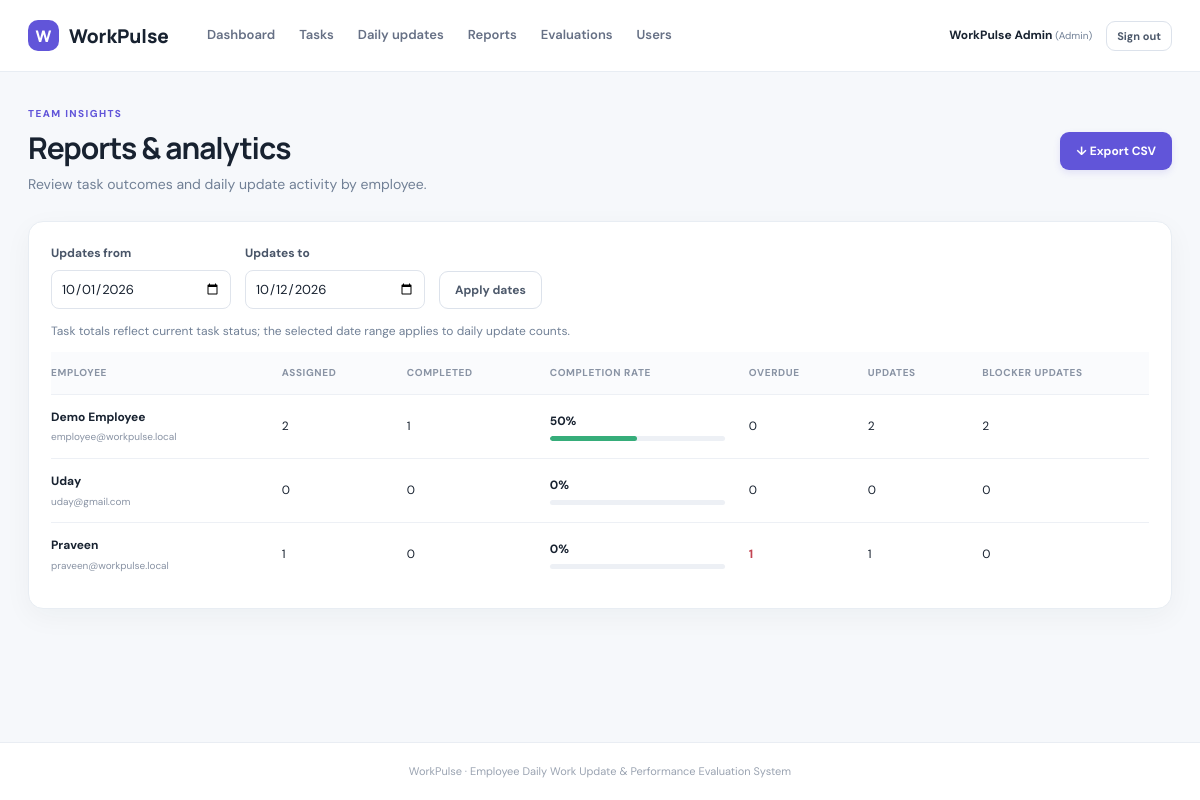
/reports.php (signed in), run on the app's committed database.
### tables this page shows
CREATE TABLE `users` (
  `id` bigint(20) UNSIGNED NOT NULL,
  `name` varchar(120) NOT NULL,
  `email` varchar(190) NOT NULL,
  `password_hash` varchar(255) NOT NULL,
  `role` enum('admin','manager','employee') NOT NULL DEFAULT 'employee',
  `is_active` tinyint(1) NOT NULL DEFAULT 1,
  `created_at` timestamp NOT NULL DEFAULT current_timestamp(),
  `updated_at` timestamp NOT NULL DEFAULT current_timestamp() ON UPDATE current_timestamp()
);

### includes/functions.php (called while the page is built, shortened)
<?php
function e(?string $value): string {
    return htmlspecialchars((string)$value, ENT_QUOTES | ENT_SUBSTITUTE, 'UTF-8');
}

### reports.php (the view, shortened to what this page needs)
<?php
require_once __DIR__ . '/config.php';
require_once __DIR__ . '/includes/functions.php';
$from = $_GET['from'] ?? date('Y-m-01');
$to = $_GET['to'] ?? date('Y-m-d');
$stmt = $pdo->prepare("SELECT u.id, u.name, u.email,
    COUNT(DISTINCT t.id) assigned_tasks,
    COUNT(DISTINCT CASE WHEN t.status='completed' THEN t.id END) completed_tasks,
    COUNT(DISTINCT CASE WHEN t.due_date < CURDATE() AND t.status <> 'completed' THEN t.id END) overdue_tasks,
    COUNT(DISTINCT d.id) update_count,
    COUNT(DISTINCT CASE WHEN d.blockers <> '' THEN d.id END) blocker_updates
    FROM users u
    LEFT JOIN tasks t ON t.assigned_to=u.id
    LEFT JOIN daily_updates d ON d.user_id=u.id AND d.work_date BETWEEN ? AND ?
    WHERE u.role='employee' AND u.is_active=1
    GROUP BY u.id, u.name, u.email ORDER BY completed_tasks DESC, overdue_tasks ASC");
$stmt->execute([$from,$to]); $rows = $stmt->fetchAll();
require __DIR__ . '/includes/header.php';
?>
<div class="page-heading"><div><span class="eyebrow">TEAM INSIGHTS</span><h1>Reports &amp; analytics</h1><p class="muted">Review task outcomes and daily update activity by employee.</p></div><a class="btn btn-primary" href="?from=<?= e($from) ?>&to=<?= e($to) ?>&export=csv">↓ Export CSV</a></div>
<section class="panel"><form method="get" class="report-filter"><label>Updates from<input type="date" name="from" value="<?= e($from) ?>" required></label><label>Updates to<input type="date" name="to" value="<?= e($to) ?>" required></label><button class="btn btn-outline" type="submit">Apply dates</button></form><p class="muted small">Task totals reflect current task status; the selected date range applies to daily update counts.</p>
<div class="table-wrap"><table><thead><tr><th>Employee</th><th>Assigned</th><th>Completed</th><th>Completion rate</th><th>Overdue</th><th>Updates</th><th>Blocker updates</th></tr></thead><tbody><?php foreach($rows as $r): $rate=(int)$r['assigned_tasks']?round(((int)$r['completed_tasks']/(int)$r['assigned_tasks'])*100):0; ?><tr><td><strong><?= e($r['name']) ?></strong><small class="table-sub"><?= e($r['email']) ?></small></td><td><?= (int)$r['assigned_tasks'] ?></td><td><?= (int)$r['completed_tasks'] ?></td><td><div class="rate-cell"><span><?= $rate ?>%</span><div class="mini-progress"><span style="width:<?= $rate ?>%"></span></div></div></td><td><span class="<?= (int)$r['overdue_tasks']?'text-danger':'' ?>"><?= (int)$r['overdue_tasks'] ?></span></td><td><?= (int)$r['update_count'] ?></td><td><?= (int)$r['blocker_updates'] ?></td></tr><?php endforeach; ?></tbody></table></div>
<?php if (!$rows): ?><div class="empty-state"><strong>No active employees found</strong></div><?php endif; ?></section>
<?php require __DIR__ . '/includes/footer.php'; ?>

### assets/style.css (style rules this page uses)
:root { --ink:#182230;--muted:#718096;--line:#e8edf3;--bg:#f6f8fb;--primary:#6155d9;--primary-dark:#4d42c5;--green:#16845b;--red:#c34452;--blue:#2767bd;--shadow:0 8px 28px rgba(25,35,55,.045) }
* { box-sizing:border-box }
body { margin:0;background:var(--bg);color:var(--ink);font:14px/1.55 'DM Sans',sans-serif }
h1,h2,h3,h4,p { margin-top:0 }
h1,h2,h3 { font-family:Manrope,'DM Sans',sans-serif;letter-spacing:-.035em }
h1 { font-size:30px;line-height:1.2;margin-bottom:8px }
p { margin-bottom:12px }
.muted { color:var(--muted) }
.small { font-size:12px }
.page-heading { display:flex;align-items:center;justify-content:space-between;gap:20px;margin-bottom:26px }
.page-heading p { margin-bottom:0 }
.eyebrow { display:block;color:var(--primary);font-size:10px;font-weight:800;letter-spacing:.14em;margin-bottom:8px }
.btn { display:inline-flex;align-items:center;justify-content:center;gap:9px;border:1px solid transparent;border-radius:9px;padding:10px 15px;text-decoration:none;font:700 12px 'DM Sans',sans-serif;cursor:pointer;transition:.15s ease;white-space:nowrap }
.btn-primary { background:var(--primary);color:#fff;box-shadow:0 3px 7px #6155d922 }
.btn-outline { background:#fff;border-color:#dce2eb;color:#4d596b }
.stat-card,.panel { background:#fff;border:1px solid var(--line);border-radius:15px;box-shadow:var(--shadow) }
.mini-progress { height:5px;background:#edf0f5;border-radius:10px;overflow:hidden;margin-top:10px }
.mini-progress span { display:block;height:100%;background:#36ad7a;border-radius:10px }
.panel { padding:22px;min-width:0 }
.table-wrap { width:100%;overflow-x:auto }
table { border-collapse:collapse;width:100%;font-size:12px;text-align:left }
th { font-size:10px;letter-spacing:.06em;text-transform:uppercase;color:#8993a4;font-weight:700;background:#fafbfd }
th,td { padding:13px 12px;border-bottom:1px solid #edf0f5;vertical-align:middle }
th:first-child,td:first-child { padding-left:0 }
th:last-child,td:last-child { padding-right:0 }
tbody tr:last-child td { border-bottom:0 }
td strong { font-weight:700 }
td small { display:block }
.table-sub { font-size:10px;color:#8993a4;margin-top:3px }
.text-danger { color:var(--red)!important;font-weight:700 }
.form-stack label,.form-grid label,.report-filter label { display:flex;flex-direction:column;gap:7px;font-size:12px;font-weight:700;color:#495568 }
input,select,textarea { width:100%;padding:11px 12px;border:1px solid #dfe4ec;border-radius:8px;background:#fff;color:var(--ink);font:13px 'DM Sans',sans-serif;outline:none;transition:border .15s }
.report-filter { display:flex;gap:14px;align-items:flex-end;margin-bottom:13px }
.report-filter label { min-width:180px }
.report-filter input { padding:9px }
.rate-cell { min-width:90px }
.rate-cell>span { font-weight:700 }
.rate-cell .mini-progress { margin-top:5px }

### data on the page
users: name "Demo Employee", email "employee@workpulse.local", assigned_tasks "2", completed_tasks "1", rate "50", overdue_tasks "0", update_count "2", blocker_updates "2"
users: name "Uday", email "uday@gmail.com", assigned_tasks "0", completed_tasks "0", rate "0", overdue_tasks "0", update_count "0", blocker_updates "0"
users: name "Praveen", email "praveen@workpulse.local", assigned_tasks "1", completed_tasks "0", rate "0", overdue_tasks "1", update_count "1", blocker_updates "0"

### other printed values
current_user()['name'] "WorkPulse Admin"
current_user()['role'] "Admin"
